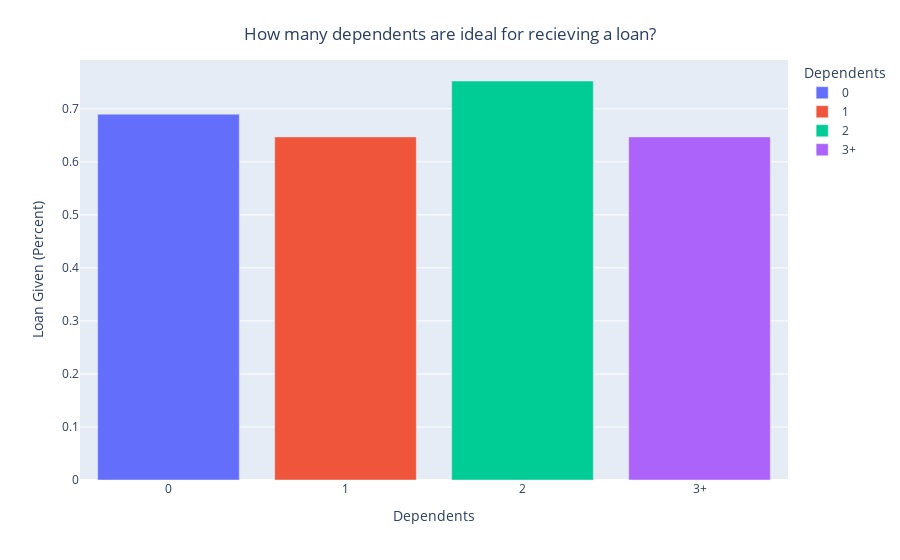

Here is the notebook cell this chart was saved with:
### Markdown cell above
#### 71% Married people have recieved the loan. Only 63% Non-Married people have recieved the loan

### Code cell
dependents_paid = train_df.groupby('Dependents', as_index=False)['Loan_Status'].mean()
fig = px.bar(data_frame = dependents_paid, x='Dependents', y='Loan_Status', color='Dependents')
fig.update_layout(title={'text': "How many dependents are ideal for recieving a loan?",
        'y':0.95,
        'x':0.5,
        'xanchor': 'center',
        'yanchor': 'top'
          },
    xaxis_title="Dependents",
    yaxis_title="Loan Given (Percent)",)

### Figure 1 — Plotly figure (JSON) as saved in the notebook; plotly's stock layout.template omitted (floating-point values rounded to 4 significant figures)
{"data": [{"alignmentgroup": "True", "hovertemplate": "Dependents=%{x}<br>Loan_Status=%{y}<extra></extra>", "legendgroup": "0", "marker": {"color": "#636efa", "pattern": {"shape": ""}}, "name": "0", "offsetgroup": "0", "orientation": "v", "showlegend": true, "textposition": "auto", "type": "bar", "x": ["0"], "xaxis": "x", "y": [0.6899], "yaxis": "y"}, {"alignmentgroup": "True", "hovertemplate": "Dependents=%{x}<br>Loan_Status=%{y}<extra></extra>", "legendgroup": "1", "marker": {"color": "#EF553B", "pattern": {"shape": ""}}, "name": "1", "offsetgroup": "1", "orientation": "v", "showlegend": true, "textposition": "auto", "type": "bar", "x": ["1"], "xaxis": "x", "y": [0.6471], "yaxis": "y"}, {"alignmentgroup": "True", "hovertemplate": "Dependents=%{x}<br>Loan_Status=%{y}<extra></extra>", "legendgroup": "2", "marker": {"color": "#00cc96", "pattern": {"shape": ""}}, "name": "2", "offsetgroup": "2", "orientation": "v", "showlegend": true, "textposition": "auto", "type": "bar", "x": ["2"], "xaxis": "x", "y": [0.7525], "yaxis": "y"}, {"alignmentgroup": "True", "hovertemplate": "Dependents=%{x}<br>Loan_Status=%{y}<extra></extra>", "legendgroup": "3+", "marker": {"color": "#ab63fa", "pattern": {"shape": ""}}, "name": "3+", "offsetgroup": "3+", "orientation": "v", "showlegend": true, "textposition": "auto", "type": "bar", "x": ["3+"], "xaxis": "x", "y": [0.6471], "yaxis": "y"}], "layout": {"barmode": "relative", "legend": {"title": {"text": "Dependents"}, "tracegroupgap": 0}, "margin": {"t": 60}, "title": {"text": "How many dependents are ideal for recieving a loan?", "x": 0.5, "xanchor": "center", "y": 0.95, "yanchor": "top"}, "xaxis": {"anchor": "y", "categoryarray": ["0", "1", "2", "3+"], "categoryorder": "array", "domain": [0, 1], "title": {"text": "Dependents"}}, "yaxis": {"anchor": "x", "domain": [0, 1], "title": {"text": "Loan Given (Percent)"}}}}
